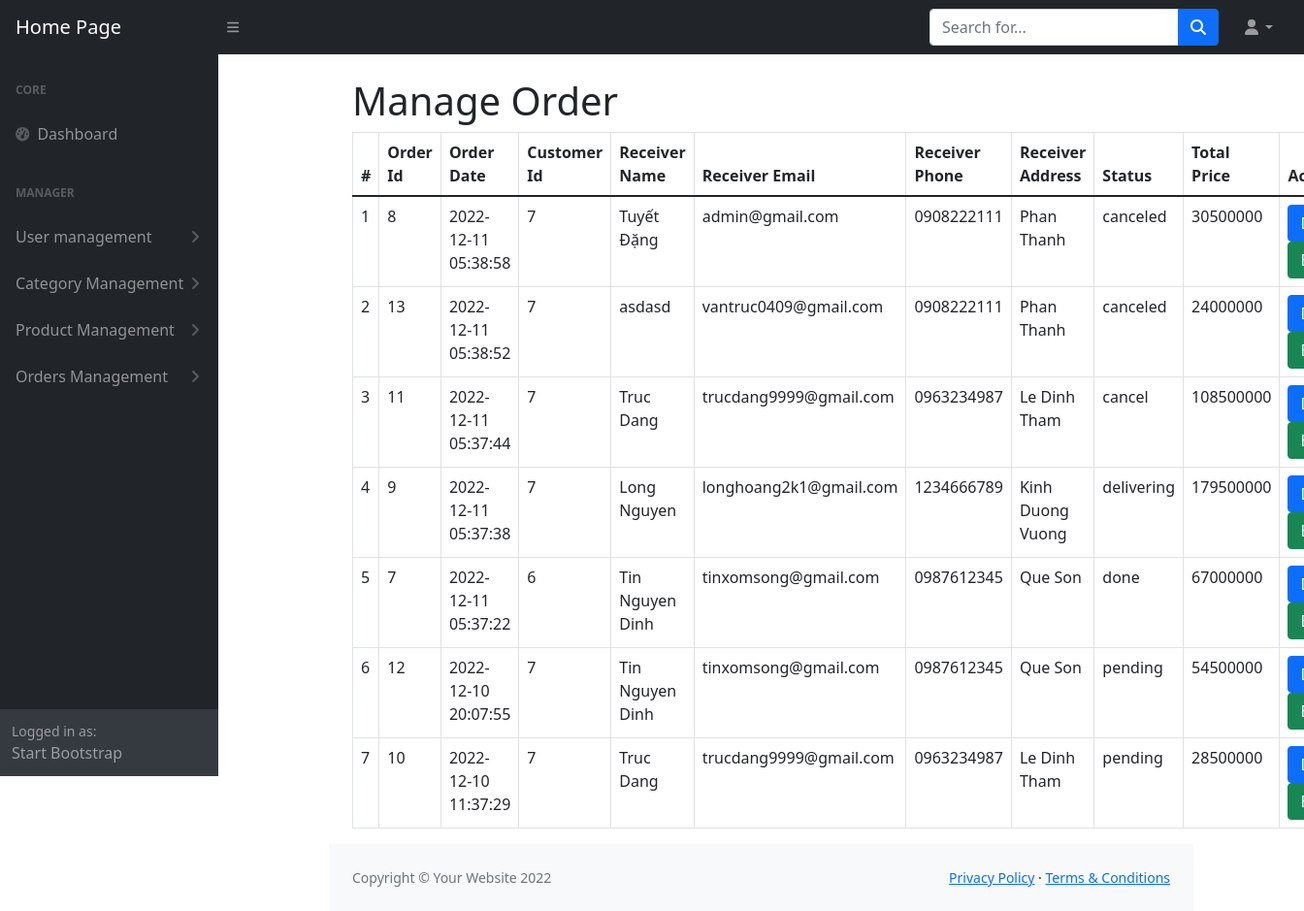
The page /admin/index.php?controller=order&action=index (signed in) on the database its author committed.
### tables this page shows
CREATE TABLE `orders` (
  `OrderId` int(11) NOT NULL,
  `Address` varchar(250) DEFAULT NULL,
  `Email` varchar(250) DEFAULT NULL,
  `NameReceiver` varchar(50) DEFAULT NULL,
  `CustomerId` int(11) DEFAULT NULL,
  `PhoneReceiver` varchar(12) DEFAULT NULL,
  `Status` varchar(10) DEFAULT NULL,
  `TotalPrice` float DEFAULT NULL,
  `CreatedAt` timestamp NOT NULL DEFAULT current_timestamp() ON UPDATE current_timestamp()
);

### admin/controller/OrderController.php (called while the page is built, shortened)
<?php
class OrderController
{
    public function index()
    {
        require_once "model/Order.php";
        $orders = (new Order())->getAllOrder();
        require_once "view/order/index.php";
    }
}

### admin/index.php (called while the page is built)
<?php
    require_once "route.php";

### admin/model/Connect.php (called while the page is built, shortened)
<?php
class Connect{
    public function connect(){
        $conn = mysqli_connect("localhost", "root", "", "simple_crud", 3366);
        return $conn;
    }
    public function select($sql){
        $conn = $this->connect();
        $result = mysqli_query($conn, $sql);
        return $result;
    }
}

### admin/model/Order.php (called while the page is built, shortened)
<?php
require_once "model/Connect.php";
require_once "model/OrderObject.php";
class Order{
    public function getAllOrder(){
        $result = (new Connect())->select("Select od.Quantity, o.*, u.FirstName, u.LastName, p.Price, p.ProductName
        from orders_product od join orders o on od.OrderId = o.OrderId
        join product p on p.ProductId = od.ProductId
        join user u on u.UserId = o.CustomerId
        group by OrderId
        order by CreatedAt desc
        ");
        $arr = [];
        foreach($result as $row){
            $orderObject = new OrderObject($row);
            $arr[] = $orderObject;
        }
        return $arr;
    }
}

### admin/model/OrderDetailObject.php (called while the page is built, shortened)
<?php
class OrderDetailObject{
    private $orderId;
    public function __construct($row)
    {
        $this->orderId = $row['OrderId'] ?? '';
    }
    public function getOrderId()
    {
        return $this->orderId;
    }
}

### admin/model/OrderObject.php (called while the page is built, shortened)
<?php
require_once "model/OrderDetailObject.php";
class OrderObject extends OrderDetailObject
{
    private $address;
    private $email;
    private $nameReceiver;
    private $customerId;
    private $phoneReceiver;
    private $status;
    private $totalPrice;
    private $createdAt;
    public function __construct($row)
    {
        $this->address = $row['Address'] ?? '';
        $this->email = $row['Email'] ?? '';
        $this->nameReceiver = $row['NameReceiver'] ?? '';
        $this->customerId = $row['CustomerId'] ?? '';
        $this->phoneReceiver = $row['PhoneReceiver'] ?? '';
        $this->status = $row['Status'] ?? '';
        $this->totalPrice = $row['TotalPrice'] ?? '';
        $this->createdAt = $row['CreatedAt'] ?? '';
    }
    public function getAddress()
    {
        return $this->address;
    }
    public function getEmail()
    {
        return $this->email;
    }
    public function getNameReceiver()
    {
        return $this->nameReceiver;
    }
    public function getCustomerId()
    {
        return $this->customerId;
    }
    public function getPhoneReceiver()
    {
        return $this->phoneReceiver;
    }
    public function getStatus()
    {
        return $this->status;
    }
    public function getTotalPrice()
    {
        return $this->totalPrice;
    }
    public function getCreatedAt()
    {
        return $this->createdAt;
    }
}

### admin/view/order/index.php (the view, shortened to what this page needs)
<!DOCTYPE html>
<html lang="en">
<head>
    <link href="https://cdn.jsdelivr.net/npm/simple-datatables@latest/dist/style.css" rel="stylesheet" />
    <link href="css/styles.css" rel="stylesheet" />
</head>
<body class="sb-nav-fixed">
    <?php require_once "partials/_nav.php" ?>
    <div id="layoutSidenav">
        <?php require_once "partials/_sidebar.php" ?>
        <div class="container">
            <div id="layoutSidenav_content">
                <main>
                    <div class="container-fluid px-4">
                        <h1 class="mt-4">Manage Order</h1>
                        <table class="table table-bordered">
                            <thead>
                                <tr>
                                    <th scope="col">#</th>
                                    <th scope="col">Order Id</th>
                                    <th scope="col">Order Date</th>
                                    <th scope="col">Customer Id</th>
                                    <th scope="col">Receiver Name</th>
                                    <th scope="col">Receiver Email</th>
                                    <th scope="col">Receiver Phone</th>
                                    <th scope="col">Receiver Address</th>
                                    <th scope="col">Status</th>
                                    <th scope="col">Total Price</th>
                                    <th scope="col">Action</th>
                                </tr>
                            </thead>
                            <tbody>
                                <?php foreach ($orders as $key => $each) { ?>
                                    <tr>
                                        <td><?php echo $key + 1; ?></td>
                                        <td><?php echo $each->getOrderId() ?></td>
                                        <td><?php echo $each->getCreatedAt() ?></td>
                                        <td><?php echo $each->getCustomerId() ?></td>
                                        <td><?php echo $each->getNameReceiver() ?></td>
                                        <td><?php echo $each->getEmail(); ?></td>
                                        <td><?php echo $each->getPhoneReceiver(); ?></td>
                                        <td><?php echo $each->getAddress(); ?></td>
                                        <td><?php echo $each->getStatus() ?></td>
                                        <td><?php echo $each->getTotalPrice() ?></td>
                                        <td>
                                            <a href="?controller=order&action=detail&id=<?php echo $each->getOrderId(); ?>" class="btn btn-primary">Detail</a>
                                            <a href="?controller=order&action=edit&id=<?php echo $each->getOrderId(); ?>" class="btn btn-success">Edit</a>
                                        </td>
                                    </tr>
                                <?php } ?>
                            </tbody>
                        </table>
                    </div>
                </main>
                <?php require_once "partials/_footer.php" ?>
            </div>
        </div>
    </div>
</body>
</html>

### rows shown on the page
orders: OrderId "8", CreatedAt "2022-12-11 05:38:58", CustomerId "7", NameReceiver "Tuyết Đặng", Email "admin@gmail.com", PhoneReceiver "0908222111", Address "Phan Thanh", Status "canceled", TotalPrice "30500000"
orders: OrderId "13", CreatedAt "2022-12-11 05:38:52", CustomerId "7", NameReceiver "asdasd", Email "vantruc0409@gmail.com", PhoneReceiver "0908222111", Address "Phan Thanh", Status "canceled", TotalPrice "24000000"
orders: OrderId "11", CreatedAt "2022-12-11 05:37:44", CustomerId "7", NameReceiver "Truc Dang", Email "trucdang9999@gmail.com", PhoneReceiver "0963234987", Address "Le Dinh Tham", Status "cancel", TotalPrice "108500000"
orders: OrderId "9", CreatedAt "2022-12-11 05:37:38", CustomerId "7", NameReceiver "Long Nguyen", Email "longhoang2k1@gmail.com", PhoneReceiver "1234666789", Address "Kinh Duong Vuong", Status "delivering", TotalPrice "179500000"
orders: OrderId "7", CreatedAt "2022-12-11 05:37:22", CustomerId "6", NameReceiver "Tin Nguyen Dinh", Email "tinxomsong@gmail.com", PhoneReceiver "0987612345", Address "Que Son", Status "done", TotalPrice "67000000"
orders: OrderId "12", CreatedAt "2022-12-10 20:07:55", CustomerId "7", NameReceiver "Tin Nguyen Dinh", Email "tinxomsong@gmail.com", PhoneReceiver "0987612345", Address "Que Son", Status "pending", TotalPrice "54500000"
orders: OrderId "10", CreatedAt "2022-12-10 11:37:29", CustomerId "7", NameReceiver "Truc Dang", Email "trucdang9999@gmail.com", PhoneReceiver "0963234987", Address "Le Dinh Tham", Status "pending", TotalPrice "28500000"
